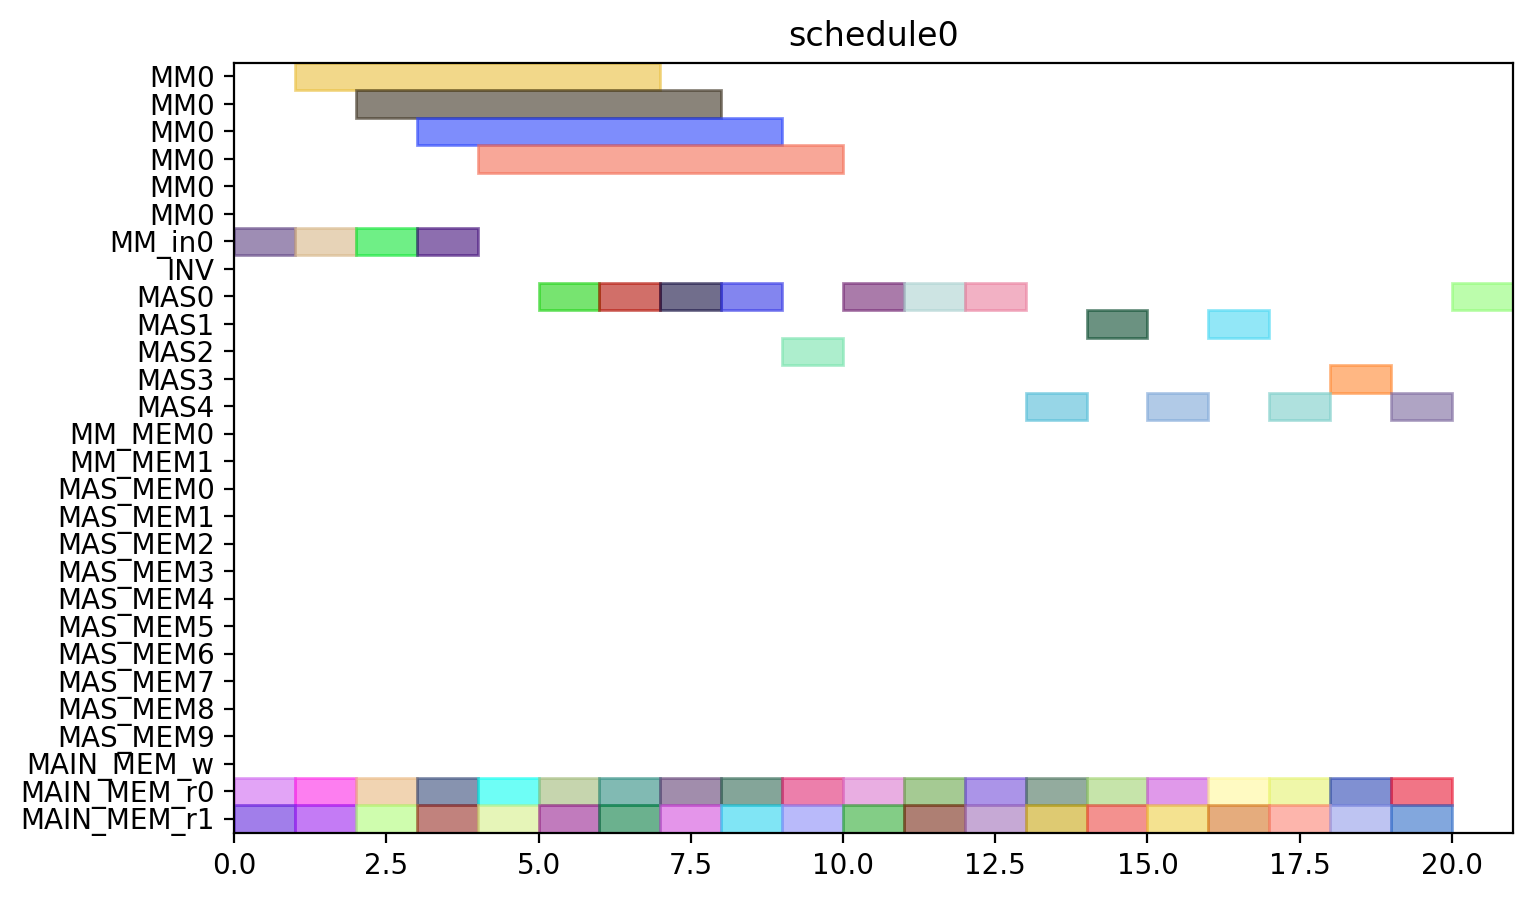

Source code (Python):
from pyschedule import Scenario, solvers, plotters, alt


def solve():
	horizon = 131
	S = Scenario("schedule0", horizon=horizon)

	# resource
	MM = S.Resources('MM', num=1, size=6)
	MM_in = S.Resources('MM_in', num=1)
	INV = S.Resource('INV')
	MAS = S.Resources('MAS', num=5, size=1, periods=range(1, horizon))
	MM_MEM = S.Resources('MM_MEM', num=2)
	MAS_MEM = S.Resources('MAS_MEM', num=10)
	MAIN_MEM_w = S.Resource('MAIN_MEM_w', size=1)
	MAIN_MEM_r = S.Resources('MAIN_MEM_r', num=2)

	# result of previous scheduling

	# new tasks
	c_aa_a1_0 = S.Task('c_aa_a1_0', length=1, delay_cost=1)
	c_aa_a1_0 += alt(MAS)

	c_aa_a1_0_mem0 = S.Task('c_aa_a1_0_mem0', length=1, delay_cost=1)
	c_aa_a1_0_mem0 += MAIN_MEM_r[0]
	S += c_aa_a1_0_mem0 <= c_aa_a1_0

	c_aa_a1_0_mem1 = S.Task('c_aa_a1_0_mem1', length=1, delay_cost=1)
	c_aa_a1_0_mem1 += MAIN_MEM_r[1]
	S += c_aa_a1_0_mem1 <= c_aa_a1_0

	c_aa_a1_1 = S.Task('c_aa_a1_1', length=1, delay_cost=1)
	c_aa_a1_1 += alt(MAS)

	c_aa_a1_1_mem0 = S.Task('c_aa_a1_1_mem0', length=1, delay_cost=1)
	c_aa_a1_1_mem0 += MAIN_MEM_r[0]
	S += c_aa_a1_1_mem0 <= c_aa_a1_1

	c_aa_a1_1_mem1 = S.Task('c_aa_a1_1_mem1', length=1, delay_cost=1)
	c_aa_a1_1_mem1 += MAIN_MEM_r[1]
	S += c_aa_a1_1_mem1 <= c_aa_a1_1

	c_aa_t10 = S.Task('c_aa_t10', length=1, delay_cost=1)
	c_aa_t10 += alt(MAS)

	c_aa_t10_mem0 = S.Task('c_aa_t10_mem0', length=1, delay_cost=1)
	c_aa_t10_mem0 += MAIN_MEM_r[0]
	S += c_aa_t10_mem0 <= c_aa_t10

	c_aa_t10_mem1 = S.Task('c_aa_t10_mem1', length=1, delay_cost=1)
	c_aa_t10_mem1 += MAIN_MEM_r[1]
	S += c_aa_t10_mem1 <= c_aa_t10

	c_aa_t11 = S.Task('c_aa_t11', length=1, delay_cost=1)
	c_aa_t11 += alt(MAS)

	c_aa_t11_mem0 = S.Task('c_aa_t11_mem0', length=1, delay_cost=1)
	c_aa_t11_mem0 += MAIN_MEM_r[0]
	S += c_aa_t11_mem0 <= c_aa_t11

	c_aa_t11_mem1 = S.Task('c_aa_t11_mem1', length=1, delay_cost=1)
	c_aa_t11_mem1 += MAIN_MEM_r[1]
	S += c_aa_t11_mem1 <= c_aa_t11

	c_aa_t3_t0_in = S.Task('c_aa_t3_t0_in', length=1, delay_cost=1)
	c_aa_t3_t0_in += alt(MM_in)
	c_aa_t3_t0 = S.Task('c_aa_t3_t0', length=6, delay_cost=1)
	c_aa_t3_t0 += alt(MM)
	S += c_aa_t3_t0>=c_aa_t3_t0_in

	c_aa_t3_t0_mem0 = S.Task('c_aa_t3_t0_mem0', length=1, delay_cost=1)
	c_aa_t3_t0_mem0 += MAIN_MEM_r[0]
	S += c_aa_t3_t0_mem0 <= c_aa_t3_t0

	c_aa_t3_t0_mem1 = S.Task('c_aa_t3_t0_mem1', length=1, delay_cost=1)
	c_aa_t3_t0_mem1 += MAIN_MEM_r[1]
	S += c_aa_t3_t0_mem1 <= c_aa_t3_t0

	c_aa_t3_t1_in = S.Task('c_aa_t3_t1_in', length=1, delay_cost=1)
	c_aa_t3_t1_in += alt(MM_in)
	c_aa_t3_t1 = S.Task('c_aa_t3_t1', length=6, delay_cost=1)
	c_aa_t3_t1 += alt(MM)
	S += c_aa_t3_t1>=c_aa_t3_t1_in

	c_aa_t3_t1_mem0 = S.Task('c_aa_t3_t1_mem0', length=1, delay_cost=1)
	c_aa_t3_t1_mem0 += MAIN_MEM_r[0]
	S += c_aa_t3_t1_mem0 <= c_aa_t3_t1

	c_aa_t3_t1_mem1 = S.Task('c_aa_t3_t1_mem1', length=1, delay_cost=1)
	c_aa_t3_t1_mem1 += MAIN_MEM_r[1]
	S += c_aa_t3_t1_mem1 <= c_aa_t3_t1

	c_aa_t3_t2 = S.Task('c_aa_t3_t2', length=1, delay_cost=1)
	c_aa_t3_t2 += alt(MAS)

	c_aa_t3_t2_mem0 = S.Task('c_aa_t3_t2_mem0', length=1, delay_cost=1)
	c_aa_t3_t2_mem0 += MAIN_MEM_r[0]
	S += c_aa_t3_t2_mem0 <= c_aa_t3_t2

	c_aa_t3_t2_mem1 = S.Task('c_aa_t3_t2_mem1', length=1, delay_cost=1)
	c_aa_t3_t2_mem1 += MAIN_MEM_r[1]
	S += c_aa_t3_t2_mem1 <= c_aa_t3_t2

	c_aa_t3_t3 = S.Task('c_aa_t3_t3', length=1, delay_cost=1)
	c_aa_t3_t3 += alt(MAS)

	c_aa_t3_t3_mem0 = S.Task('c_aa_t3_t3_mem0', length=1, delay_cost=1)
	c_aa_t3_t3_mem0 += MAIN_MEM_r[0]
	S += c_aa_t3_t3_mem0 <= c_aa_t3_t3

	c_aa_t3_t3_mem1 = S.Task('c_aa_t3_t3_mem1', length=1, delay_cost=1)
	c_aa_t3_t3_mem1 += MAIN_MEM_r[1]
	S += c_aa_t3_t3_mem1 <= c_aa_t3_t3

	c_bb_a1_0 = S.Task('c_bb_a1_0', length=1, delay_cost=1)
	c_bb_a1_0 += alt(MAS)

	c_bb_a1_0_mem0 = S.Task('c_bb_a1_0_mem0', length=1, delay_cost=1)
	c_bb_a1_0_mem0 += MAIN_MEM_r[0]
	S += c_bb_a1_0_mem0 <= c_bb_a1_0

	c_bb_a1_0_mem1 = S.Task('c_bb_a1_0_mem1', length=1, delay_cost=1)
	c_bb_a1_0_mem1 += MAIN_MEM_r[1]
	S += c_bb_a1_0_mem1 <= c_bb_a1_0

	c_bb_a1_1 = S.Task('c_bb_a1_1', length=1, delay_cost=1)
	c_bb_a1_1 += alt(MAS)

	c_bb_a1_1_mem0 = S.Task('c_bb_a1_1_mem0', length=1, delay_cost=1)
	c_bb_a1_1_mem0 += MAIN_MEM_r[0]
	S += c_bb_a1_1_mem0 <= c_bb_a1_1

	c_bb_a1_1_mem1 = S.Task('c_bb_a1_1_mem1', length=1, delay_cost=1)
	c_bb_a1_1_mem1 += MAIN_MEM_r[1]
	S += c_bb_a1_1_mem1 <= c_bb_a1_1

	c_bb_t10 = S.Task('c_bb_t10', length=1, delay_cost=1)
	c_bb_t10 += alt(MAS)

	c_bb_t10_mem0 = S.Task('c_bb_t10_mem0', length=1, delay_cost=1)
	c_bb_t10_mem0 += MAIN_MEM_r[0]
	S += c_bb_t10_mem0 <= c_bb_t10

	c_bb_t10_mem1 = S.Task('c_bb_t10_mem1', length=1, delay_cost=1)
	c_bb_t10_mem1 += MAIN_MEM_r[1]
	S += c_bb_t10_mem1 <= c_bb_t10

	c_bb_t11 = S.Task('c_bb_t11', length=1, delay_cost=1)
	c_bb_t11 += alt(MAS)

	c_bb_t11_mem0 = S.Task('c_bb_t11_mem0', length=1, delay_cost=1)
	c_bb_t11_mem0 += MAIN_MEM_r[0]
	S += c_bb_t11_mem0 <= c_bb_t11

	c_bb_t11_mem1 = S.Task('c_bb_t11_mem1', length=1, delay_cost=1)
	c_bb_t11_mem1 += MAIN_MEM_r[1]
	S += c_bb_t11_mem1 <= c_bb_t11

	c_bb_t3_t0_in = S.Task('c_bb_t3_t0_in', length=1, delay_cost=1)
	c_bb_t3_t0_in += alt(MM_in)
	c_bb_t3_t0 = S.Task('c_bb_t3_t0', length=6, delay_cost=1)
	c_bb_t3_t0 += alt(MM)
	S += c_bb_t3_t0>=c_bb_t3_t0_in

	c_bb_t3_t0_mem0 = S.Task('c_bb_t3_t0_mem0', length=1, delay_cost=1)
	c_bb_t3_t0_mem0 += MAIN_MEM_r[0]
	S += c_bb_t3_t0_mem0 <= c_bb_t3_t0

	c_bb_t3_t0_mem1 = S.Task('c_bb_t3_t0_mem1', length=1, delay_cost=1)
	c_bb_t3_t0_mem1 += MAIN_MEM_r[1]
	S += c_bb_t3_t0_mem1 <= c_bb_t3_t0

	c_bb_t3_t1_in = S.Task('c_bb_t3_t1_in', length=1, delay_cost=1)
	c_bb_t3_t1_in += alt(MM_in)
	c_bb_t3_t1 = S.Task('c_bb_t3_t1', length=6, delay_cost=1)
	c_bb_t3_t1 += alt(MM)
	S += c_bb_t3_t1>=c_bb_t3_t1_in

	c_bb_t3_t1_mem0 = S.Task('c_bb_t3_t1_mem0', length=1, delay_cost=1)
	c_bb_t3_t1_mem0 += MAIN_MEM_r[0]
	S += c_bb_t3_t1_mem0 <= c_bb_t3_t1

	c_bb_t3_t1_mem1 = S.Task('c_bb_t3_t1_mem1', length=1, delay_cost=1)
	c_bb_t3_t1_mem1 += MAIN_MEM_r[1]
	S += c_bb_t3_t1_mem1 <= c_bb_t3_t1

	c_bb_t3_t2 = S.Task('c_bb_t3_t2', length=1, delay_cost=1)
	c_bb_t3_t2 += alt(MAS)

	c_bb_t3_t2_mem0 = S.Task('c_bb_t3_t2_mem0', length=1, delay_cost=1)
	c_bb_t3_t2_mem0 += MAIN_MEM_r[0]
	S += c_bb_t3_t2_mem0 <= c_bb_t3_t2

	c_bb_t3_t2_mem1 = S.Task('c_bb_t3_t2_mem1', length=1, delay_cost=1)
	c_bb_t3_t2_mem1 += MAIN_MEM_r[1]
	S += c_bb_t3_t2_mem1 <= c_bb_t3_t2

	c_bb_t3_t3 = S.Task('c_bb_t3_t3', length=1, delay_cost=1)
	c_bb_t3_t3 += alt(MAS)

	c_bb_t3_t3_mem0 = S.Task('c_bb_t3_t3_mem0', length=1, delay_cost=1)
	c_bb_t3_t3_mem0 += MAIN_MEM_r[0]
	S += c_bb_t3_t3_mem0 <= c_bb_t3_t3

	c_bb_t3_t3_mem1 = S.Task('c_bb_t3_t3_mem1', length=1, delay_cost=1)
	c_bb_t3_t3_mem1 += MAIN_MEM_r[1]
	S += c_bb_t3_t3_mem1 <= c_bb_t3_t3

	c_cc_a1_0 = S.Task('c_cc_a1_0', length=1, delay_cost=1)
	c_cc_a1_0 += alt(MAS)

	c_cc_a1_0_mem0 = S.Task('c_cc_a1_0_mem0', length=1, delay_cost=1)
	c_cc_a1_0_mem0 += MAIN_MEM_r[0]
	S += c_cc_a1_0_mem0 <= c_cc_a1_0

	c_cc_a1_0_mem1 = S.Task('c_cc_a1_0_mem1', length=1, delay_cost=1)
	c_cc_a1_0_mem1 += MAIN_MEM_r[1]
	S += c_cc_a1_0_mem1 <= c_cc_a1_0

	c_cc_a1_1 = S.Task('c_cc_a1_1', length=1, delay_cost=1)
	c_cc_a1_1 += alt(MAS)

	c_cc_a1_1_mem0 = S.Task('c_cc_a1_1_mem0', length=1, delay_cost=1)
	c_cc_a1_1_mem0 += MAIN_MEM_r[0]
	S += c_cc_a1_1_mem0 <= c_cc_a1_1

	c_cc_a1_1_mem1 = S.Task('c_cc_a1_1_mem1', length=1, delay_cost=1)
	c_cc_a1_1_mem1 += MAIN_MEM_r[1]
	S += c_cc_a1_1_mem1 <= c_cc_a1_1

	c_cc_t10 = S.Task('c_cc_t10', length=1, delay_cost=1)
	c_cc_t10 += alt(MAS)

	c_cc_t10_mem0 = S.Task('c_cc_t10_mem0', length=1, delay_cost=1)
	c_cc_t10_mem0 += MAIN_MEM_r[0]
	S += c_cc_t10_mem0 <= c_cc_t10

	c_cc_t10_mem1 = S.Task('c_cc_t10_mem1', length=1, delay_cost=1)
	c_cc_t10_mem1 += MAIN_MEM_r[1]
	S += c_cc_t10_mem1 <= c_cc_t10

	c_cc_t11 = S.Task('c_cc_t11', length=1, delay_cost=1)
	c_cc_t11 += alt(MAS)

	c_cc_t11_mem0 = S.Task('c_cc_t11_mem0', length=1, delay_cost=1)
	c_cc_t11_mem0 += MAIN_MEM_r[0]
	S += c_cc_t11_mem0 <= c_cc_t11

	c_cc_t11_mem1 = S.Task('c_cc_t11_mem1', length=1, delay_cost=1)
	c_cc_t11_mem1 += MAIN_MEM_r[1]
	S += c_cc_t11_mem1 <= c_cc_t11

	solvers.mip.solve(S,msg=1,kind='CPLEX',ratio_gap=1.01)

	solution = [['hoge']*len(S.solution()[1]) for i in range(len(S.solution()))]
	for i in range(len(S.solution())):
		for j in range(len(S.solution()[i])):
			solution[i][j]=str(S.solution()[i][j])
	print(solution)

	cycles = int(solution[-1][3])

	pic_file_name = "/home/mfukuda/ABE/python/multiRAM_multiMAS/scheduling_result/stage6MM1_stage1MAS5/INV/schedule0.png"
	if(S.solution() != []):
		plotters.matplotlib.plot(S,img_filename=pic_file_name, show_task_labels=False, fig_size=(cycles*0.25+3, 5))

	return solution
